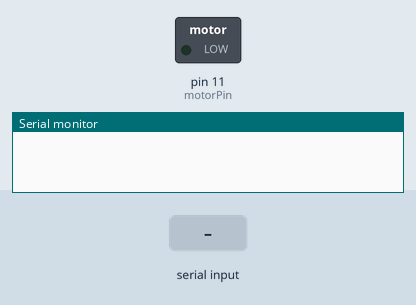
Simulated run of this sketch. Board: Arduino Uno, built with avr-gcc and run on an emulated ATmega328P. Shown: switched loads named in the sketch (green lamp = pin HIGH), the last lines printed to the serial monitor. Inputs (shaded band) come from the test bench.

Above: at 1.2 s.
1.3 s: "90,45\n" received over Serial
At 2.1 s:
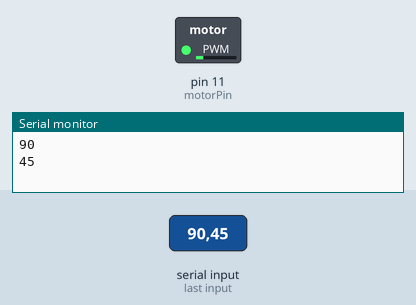
3.8 s: "30,150\n" received over Serial
At 4.4 s:
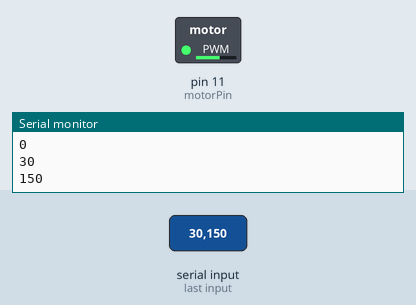
6.3 s: "200\n" received over Serial
At 7.1 s:
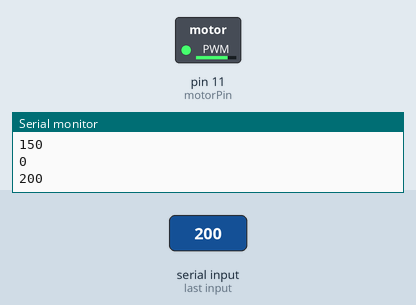
Timing chart, 0 to 9.3 s (numbered marks = the images above; inputs shaded):
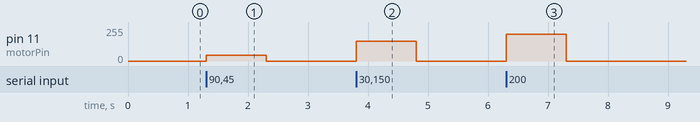

Measured:
- after the input at 1.3 s, pin 11 (motorPin): 0/255 → 45/255 at once, → 0/255 1.0 s later
- after the input at 3.8 s, pin 11 (motorPin): 0/255 → 150/255 at once, → 0/255 1.0 s later
- after the input at 6.3 s, pin 11 (motorPin): 0/255 → 200/255 at once, → 0/255 1.0 s later

The sketch:

SerialSpeed.ino
```cpp
int motorPin = 11;
int power = 0;

void setup() {
  pinMode(motorPin, OUTPUT);
  Serial.begin(9600);
}

void loop() {
  if(Serial.available()){
    power = Serial.parseInt();
    analogWrite(motorPin, power);
    Serial.println(power);
  }
}
```
